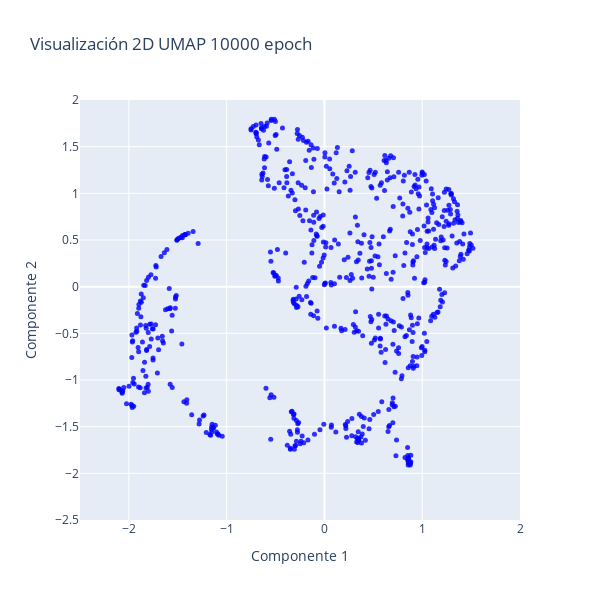

Write notebook code for a chart like this one.
### Code cell
# Crear la figura
fig = go.Figure()

# Añadir el gráfico 2D (ignorando la tercera dimensión)
fig.add_trace(
    go.Scatter(
        x=all_weights_first_layer_mod["umap_2d_0"],
        y=all_weights_first_layer_mod["umap_2d_1"],
        mode='markers',
        marker=dict(size=5, opacity=0.8, color="blue"),
        showlegend=False  # Desactivar la leyenda
    )
)

rango_ejes = [-2.5, 2]

# Modificar los ejes del gráfico 2D
fig.update_xaxes(title_text="Componente 1", range=rango_ejes)
fig.update_yaxes(title_text="Componente 2", range=rango_ejes)

# Actualizar layout para ajustar el tamaño del gráfico
fig.update_layout(height=600, width=600, title_text="Visualización 2D UMAP 10000 epoch")

# Mostrar el gráfico
fig.show()

### Figure 1 — Plotly figure (JSON) as saved in the notebook; plotly's stock layout.template omitted (floating-point values rounded to 4 significant figures; data arrays with more than 128 entries replaced by an {"elided": "..."} marker saying what was removed)
{"data": [{"marker": {"color": "blue", "opacity": 0.8, "size": 5}, "mode": "markers", "showlegend": false, "type": "scatter", "x": {"elided": "640 float values"}, "y": {"elided": "640 float values"}}], "layout": {"height": 600, "title": {"text": "Visualización 2D UMAP 10000 epoch"}, "width": 600, "xaxis": {"range": [-2.5, 2], "title": {"text": "Componente 1"}}, "yaxis": {"range": [-2.5, 2], "title": {"text": "Componente 2"}}}}
